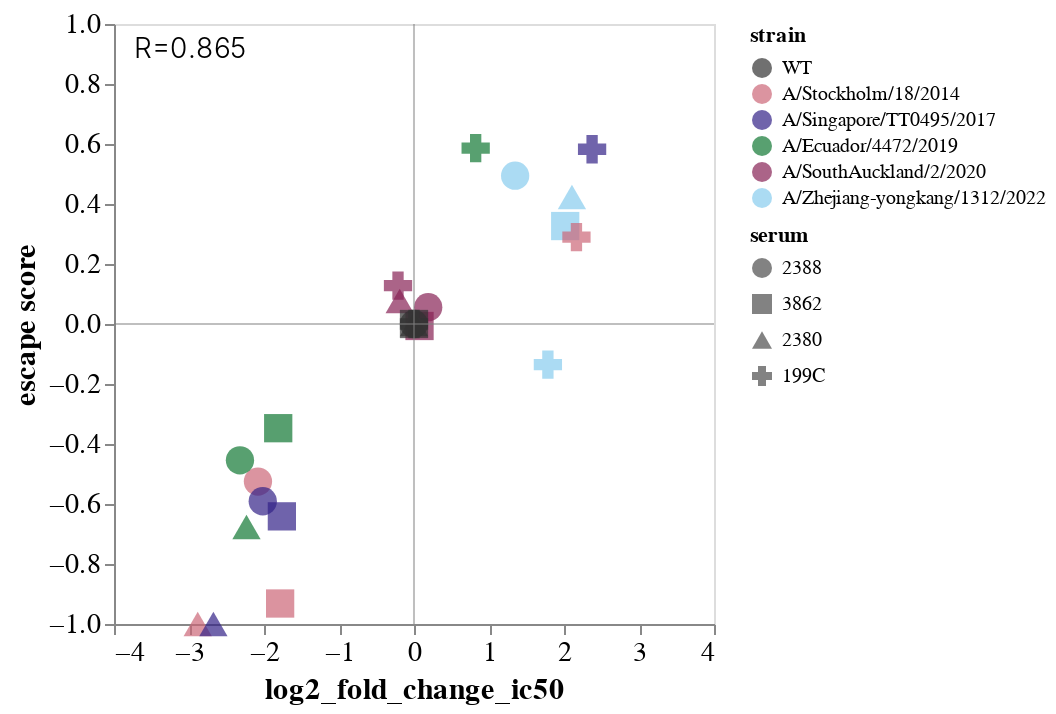

The notebook cell this image was saved under:
### Markdown cell above
### Plot correlation for all sera
All sera are overlaid on a single plot, and the Pearson R value is calculated for the complete set of sera + mutations as a whole.

### Code cell
# get ic column name
ic_col = [col for col in corr_df.columns if 'ic' in col][0]

# Calculate Pearson correlation between predicted and measured
x = corr_df[ic_col]
y = corr_df["escape"]
r, p = sp.stats.pearsonr(x, y)

r = round(r, 3)

# Define the order for 'variant' and 'serum'
strain_order = ['WT', 
                'A/Stockholm/18/2014', 
                'A/Singapore/TT0495/2017', 
                'A/Ecuador/4472/2019', 
                'A/SouthAuckland/2/2020', 
                'A/Zhejiang-yongkang/1312/2022',
               ]

serum_order = ['2388', '3862', '2380', '199C']

# Define cb-friendly color scheme
custom_color_scheme = ['#333333', 
                       '#CC6677', 
                       '#332288',  
                       '#117733', 
                       '#882255', 
                       '#88CCEE', 
                      ]

# Get plot
corrs = (
    alt.Chart(corr_df)
    .mark_point(filled=True, size=200)
    .encode(
        x=alt.X(ic_col,
                title=ic_col,
                scale=alt.Scale(
                    domain=[-4, 4],
                )
               ),
        y=alt.Y('escape',
                title='escape score',
                scale=alt.Scale(
                    domain=[-1, 1],
                    clamp=True
                )
               ),
        color=alt.Color('strain:N', scale=alt.Scale(range=custom_color_scheme, domain=strain_order)), 
        shape=alt.Shape('serum:N', scale=alt.Scale(domain=serum_order)),
        tooltip=['strain', 'serum', ic_col, 'escape']
    )

)

# Get R value to add to plot
r_text = alt.Chart().mark_text(
    align='left', 
    baseline='bottom',
    fontSize=14,
    fontWeight=300
).encode(
    x=alt.value(10),
    y=alt.value(20),
    text=alt.value([f"R={r}"])
)

# Add defined x and y axes
x_axis = alt.Chart(pd.DataFrame({'y': [0]})).mark_rule(
    size=1, 
    opacity=0.5, color='gray').encode(y='y')

y_axis = alt.Chart(pd.DataFrame({'x': [0]})).mark_rule(
    size=1, 
    opacity=0.5, color='gray').encode(x='x')

# plot final layered chart
chart = (
    (corrs + r_text + x_axis + y_axis)
    .configure_axis(
        grid=False,
        labelFontSize=14,
        titleFontSize=15,  
    )
    .configure_title(
        fontSize=21,
        fontWeight='normal',
    )
)

chart.save(
    'figures/validation_correlations/figure_6/hk19_strain-corr_ic50.png',
    scale_factor=2.0
)

chart

### Figure 1 — Vega-Lite specification as saved in the notebook (floating-point values rounded to 4 significant figures)
{"config": {"view": {"continuousWidth": 300, "continuousHeight": 300}, "axis": {"grid": false, "labelFontSize": 14, "titleFontSize": 15}, "title": {"fontSize": 21, "fontWeight": "normal"}}, "layer": [{"data": {"name": "data-b79f6a2952b1b3ff70edc0cb02e25021"}, "mark": {"type": "point", "filled": true, "size": 200}, "encoding": {"color": {"field": "strain", "scale": {"domain": ["WT", "A/Stockholm/18/2014", "A/Singapore/TT0495/2017", "A/Ecuador/4472/2019", "A/SouthAuckland/2/2020", "A/Zhejiang-yongkang/1312/2022"], "range": ["#333333", "#CC6677", "#332288", "#117733", "#882255", "#88CCEE"]}, "type": "nominal"}, "shape": {"field": "serum", "scale": {"domain": ["2388", "3862", "2380", "199C"]}, "type": "nominal"}, "tooltip": [{"field": "strain", "type": "nominal"}, {"field": "serum", "type": "nominal"}, {"field": "log2_fold_change_ic50", "type": "quantitative"}, {"field": "escape", "type": "quantitative"}], "x": {"field": "log2_fold_change_ic50", "scale": {"domain": [-4, 4]}, "title": "log2_fold_change_ic50", "type": "quantitative"}, "y": {"field": "escape", "scale": {"clamp": true, "domain": [-1, 1]}, "title": "escape score", "type": "quantitative"}}}, {"data": {"name": "empty"}, "mark": {"type": "text", "align": "left", "baseline": "bottom", "fontSize": 14, "fontWeight": 300}, "encoding": {"text": {"value": ["R=0.865"]}, "x": {"value": 10}, "y": {"value": 20}}}, {"data": {"name": "data-06fd9f850666401b4599de5588b60692"}, "mark": {"type": "rule", "color": "gray", "opacity": 0.5, "size": 1}, "encoding": {"y": {"field": "y", "type": "quantitative"}}}, {"data": {"name": "data-9c00aa9dc2b1c1a0b4bf9b34ead12925"}, "mark": {"type": "rule", "color": "gray", "opacity": 0.5, "size": 1}, "encoding": {"x": {"field": "x", "type": "quantitative"}}}], "$schema": "https://vega.github.io/schema/vega-lite/v5.8.0.json", "datasets": {"data-b79f6a2952b1b3ff70edc0cb02e25021": [{"serum": "2388", "log2_fold_change_ic50": -2.081, "strain": "A/Stockholm/18/2014", "n_aa_substitutions": 14, "escape": -0.5252, "cohort": "children", "r": 0.98}, {"serum": "2388", "log2_fold_change_ic50": -2.016, "strain": "A/Singapore/TT0495/2017", "n_aa_substitutions": 7, "escape": -0.5908, "cohort": "children", "r": 0.98}, {"serum": "2388", "log2_fold_change_ic50": -2.32, "strain": "A/Ecuador/4472/2019", "n_aa_substitutions": 4, "escape": -0.4543, "cohort": "children", "r": 0.98}, {"serum": "2388", "log2_fold_change_ic50": 0.1895, "strain": "A/SouthAuckland/2/2020", "n_aa_substitutions": 4, "escape": 0.0561, "cohort": "children", "r": 0.98}, {"serum": "2388", "log2_fold_change_ic50": 1.348, "strain": "A/Zhejiang-yongkang/1312/2022", "n_aa_substitutions": 15, "escape": 0.4945, "cohort": "children", "r": 0.98}, {"serum": "3862", "log2_fold_change_ic50": -1.785, "strain": "A/Stockholm/18/2014", "n_aa_substitutions": 14, "escape": -0.9317, "cohort": "teenagers", "r": 0.896}, {"serum": "3862", "log2_fold_change_ic50": -1.762, "strain": "A/Singapore/TT0495/2017", "n_aa_substitutions": 7, "escape": -0.6412, "cohort": "teenagers", "r": 0.896}, {"serum": "3862", "log2_fold_change_ic50": -1.811, "strain": "A/Ecuador/4472/2019", "n_aa_substitutions": 4, "escape": -0.3473, "cohort": "teenagers", "r": 0.896}, {"serum": "3862", "log2_fold_change_ic50": 0.07357, "strain": "A/SouthAuckland/2/2020", "n_aa_substitutions": 4, "escape": -0.0066, "cohort": "teenagers", "r": 0.896}, {"serum": "3862", "log2_fold_change_ic50": 2.016, "strain": "A/Zhejiang-yongkang/1312/2022", "n_aa_substitutions": 15, "escape": 0.3265, "cohort": "teenagers", "r": 0.896}, {"serum": "2380", "log2_fold_change_ic50": -2.884, "strain": "A/Stockholm/18/2014", "n_aa_substitutions": 14, "escape": -1.77, "cohort": "teenagers", "r": 0.924}, {"serum": "2380", "log2_fold_change_ic50": -2.675, "strain": "A/Singapore/TT0495/2017", "n_aa_substitutions": 7, "escape": -1.288, "cohort": "teenagers", "r": 0.924}, {"serum": "2380", "log2_fold_change_ic50": -2.234, "strain": "A/Ecuador/4472/2019", "n_aa_substitutions": 4, "escape": -0.6764, "cohort": "teenagers", "r": 0.924}, {"serum": "2380", "log2_fold_change_ic50": -0.1907, "strain": "A/SouthAuckland/2/2020", "n_aa_substitutions": 4, "escape": 0.0769, "cohort": "teenagers", "r": 0.924}, {"serum": "2380", "log2_fold_change_ic50": 2.106, "strain": "A/Zhejiang-yongkang/1312/2022", "n_aa_substitutions": 15, "escape": 0.4237, "cohort": "teenagers", "r": 0.924}, {"serum": "199C", "log2_fold_change_ic50": 2.166, "strain": "A/Stockholm/18/2014", "n_aa_substitutions": 14, "escape": 0.2894, "cohort": "adults", "r": 0.326}, {"serum": "199C", "log2_fold_change_ic50": 2.375, "strain": "A/Singapore/TT0495/2017", "n_aa_substitutions": 7, "escape": 0.5825, "cohort": "adults", "r": 0.326}, {"serum": "199C", "log2_fold_change_ic50": 0.8223, "strain": "A/Ecuador/4472/2019", "n_aa_substitutions": 4, "escape": 0.5862, "cohort": "adults", "r": 0.326}, {"serum": "199C", "log2_fold_change_ic50": -0.2131, "strain": "A/SouthAuckland/2/2020", "n_aa_substitutions": 4, "escape": 0.1281, "cohort": "adults", "r": 0.326}, {"serum": "199C", "log2_fold_change_ic50": 1.785, "strain": "A/Zhejiang-yongkang/1312/2022", "n_aa_substitutions": 15, "escape": -0.1353, "cohort": "adults", "r": 0.326}, {"serum": "2388", "log2_fold_change_ic50": 0, "strain": "WT", "n_aa_substitutions": 0, "escape": 0, "cohort": null, "r": 0.98}, {"serum": "3862", "log2_fold_change_ic50": 0, "strain": "WT", "n_aa_substitutions": 0, "escape": 0, "cohort": null, "r": 0.896}, {"serum": "2380", "log2_fold_change_ic50": 0, "strain": "WT", "n_aa_substitutions": 0, "escape": 0, "cohort": null, "r": 0.924}, {"serum": "199C", "log2_fold_change_ic50": 0, "strain": "WT", "n_aa_substitutions": 0, "escape": 0, "cohort": null, "r": 0.326}], "empty": [{}], "data-06fd9f850666401b4599de5588b60692": [{"y": 0}], "data-9c00aa9dc2b1c1a0b4bf9b34ead12925": [{"x": 0}]}}
